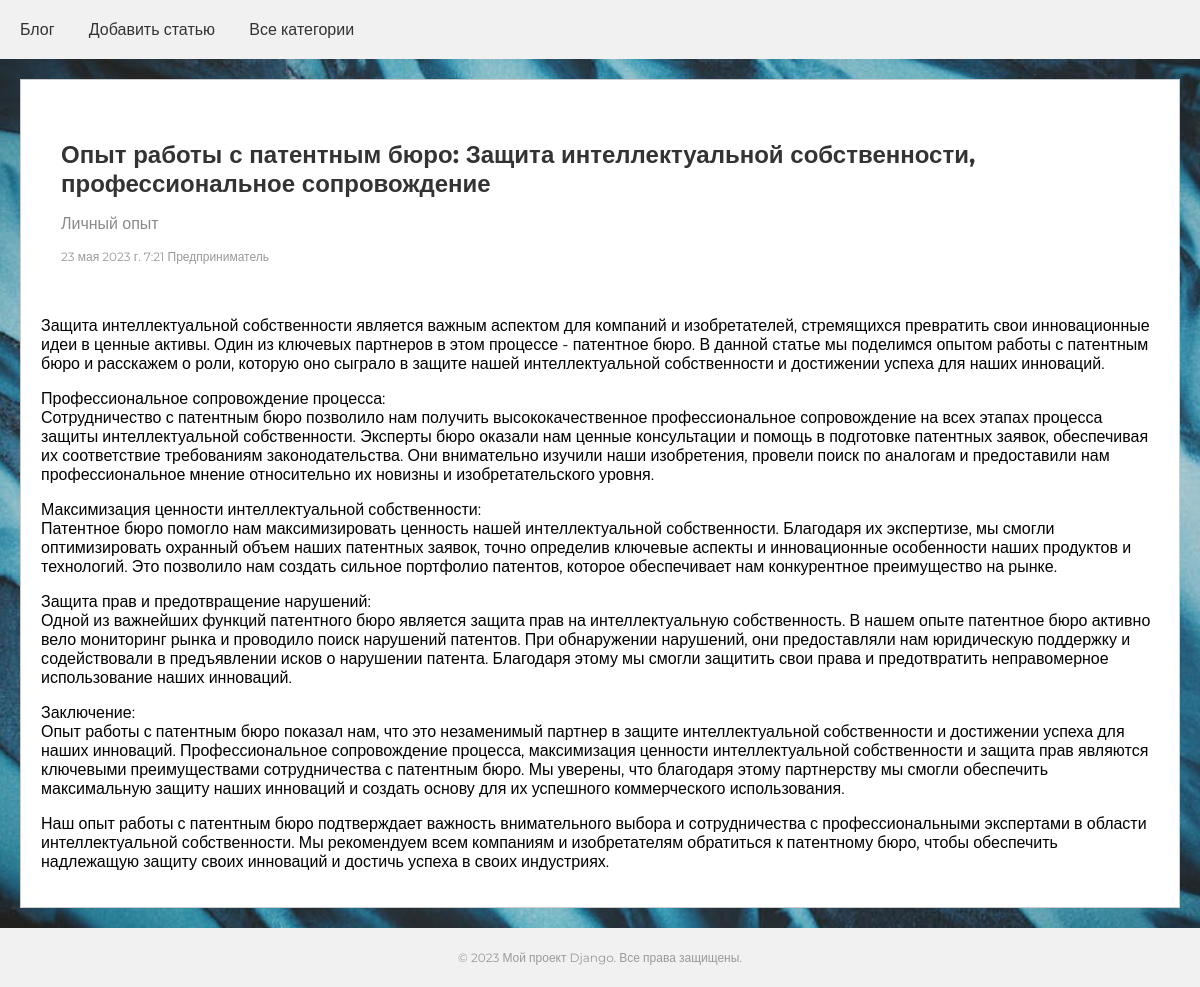
The app's page /post/2/ with its own data.
### office/models.py (models this page shows, shortened)
class Post(models.Model):
    title = models.CharField(max_length=100)
    content = models.TextField()
    date_posted = models.DateTimeField(default=timezone.now)
    author = models.ForeignKey(User, on_delete=models.CASCADE)
    cat = models.ForeignKey('Category', on_delete=models.PROTECT, null=True)
    class Meta:
        verbose_name = 'Статьи'
        verbose_name_plural = 'Статьи'
        ordering = ['-date_posted', 'title']

class Category(models.Model):
    name = models.CharField(max_length=100, db_index=True)
    def __str__(self):
        return self.name
    class Meta:
        verbose_name = 'Категории'
        verbose_name_plural = 'Категории'

### office/views.py (the view)
# urls.py: path('post/<int:post_id>/', views.show_post, name='post'),
def show_post(request, post_id):
    article = Post.objects.get(id=post_id)
    return render(request, 'article.html', {'article': article, 'title': title[3]})

### office/templates/article.html
{% extends 'base.html' %}
{% load static %}
{% block content %}
<div class="main_div">
            <article>
                <header>
                    <h2>{{ article.title }}</h2>
                    <p class="cat">{{ article.cat }}</p>
                    <p class="meta">{{ article.date_posted }} {{ article.author }}</p>
                </header>
                <p class="main_text">{{ article.content|linebreaks }}</p>
            </article>
        </div>
{% endblock content %}

### static/s.css (style rules this page uses)
body { background: url("/static/images/img2.jpeg"); background-repeat: no-repeat; background-position: center center; background-attachment: fixed; background-size: cover; font-family: 'Montserrat', sans-serif; margin: 0; padding: 0; }
header { background-color: #fff; color: #333; padding: 20px; }
.main_div { margin: 20px; padding: 20px; border: 1px solid #ccc; background-color: #fff; }
h2 { font-size: 24px; margin-bottom: 10px; }
.meta { font-size: 12px; color: #999; }
.main_text { font-size: 20px; line-height: 1.5; }
.cat { color: #8A8A8A; }

### records on screen
Post: title "Опыт работы с патентным бюро: Защита интеллектуальной собственности, профессиональное сопровождение", cat "Личный опыт", date_posted "23 мая 2023 г. 7:21", author "Предприниматель", content "Защита интеллектуальной собственности является важным аспектом для компаний и изобретателей, стремящихся превратить свои инновационные идеи в ценные активы. Один из ключевых партнеров в этом процессе - патентное бюро. В данной статье мы поделимся опытом работы с патентным бюро и расскажем о роли, которую оно сыграло в защите нашей интеллектуальной собственности и достижении успеха для наших инноваций. Профессиональное сопровождение процесса: Сотрудничество с патентным бюро позволило нам получить высококачественное профессиональное сопровождение на всех этапах процесса защиты интеллектуальной собственности. Эксперты бюро оказали нам ценные консультации и помощь в подготовке патентных заявок,…"
